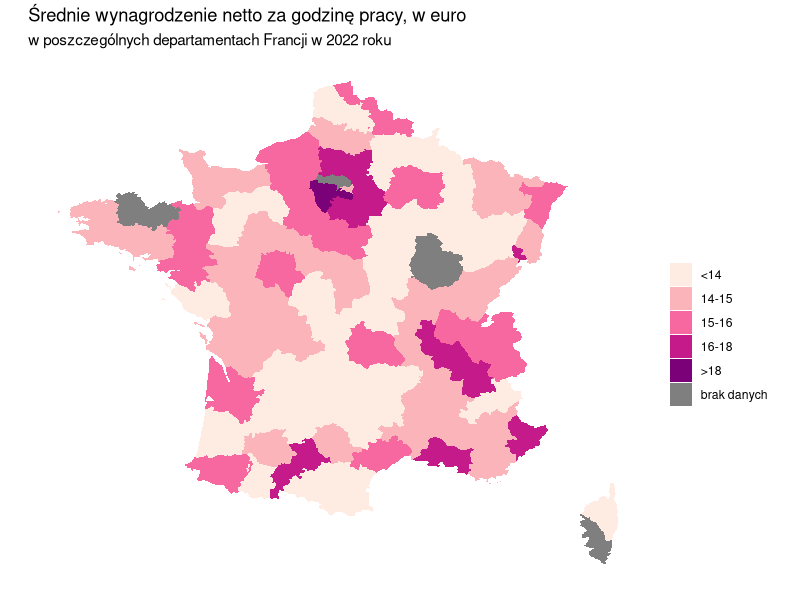

The R source for this figure:
## ---- chunk 1
library(ggplot2)
library(maps)
library(dplyr)
library(readxl)
library(stringi)
knitr::opts_chunk$set(echo = TRUE)
## ---- chunk 2
francja <- map_data('france')
zarobki <- read_xlsx("salary.xlsx")

zarobki %>% 
  transmute(salary, region = stri_trans_general(region, id = "Latin-ASCII")) %>% 
  mutate(salary.cat = case_when(salary < 14 ~ '1', salary >= 14 & salary < 15 ~ '2',
                                 salary >= 15 & salary < 16 ~ '3', salary >= 16 & salary < 18 ~ '4',
                                 salary > 18 ~ '5'))-> zarobki_ba



left_join(francja, zarobki_ba, by = "region") -> fr_zarobki

fr_zarobki %>% 
  ggplot() +
  geom_polygon(aes(x = long, y = lat, fill = salary.cat, group = group)) +
  coord_fixed(1.3) +
  scale_fill_manual(values = c('#feebe2','#fbb4b9','#f768a1','#c51b8a','#7a0177'),
                    name = "",
                    labels = c("<14", "14-15", "15-16", "16-18", ">18", "brak danych")) +
  theme(legend.position = "right",
        panel.background = element_blank(),
        axis.text = element_blank(),
        axis.line = element_blank(),
        axis.ticks = element_blank(),
        axis.title = element_blank()) +
  ggtitle("Średnie wynagrodzenie netto za godzinę pracy, w euro",
          subtitle = "w poszczególnych departamentach Francji w 2022 roku")-> fr_salary

fr_salary

